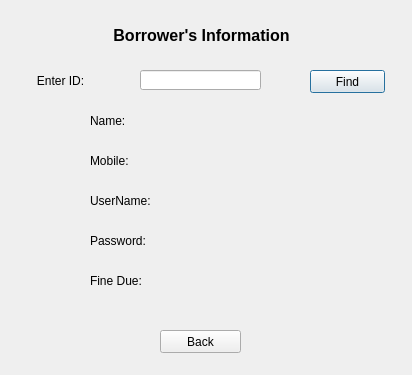
<?xml version="1.0" encoding="UTF-8"?>
<ui version="4.0">
 <class>BorrowerInfo</class>
 <widget class="QDialog" name="BorrowerInfo">
  <property name="geometry">
   <rect>
    <x>0</x>
    <y>0</y>
    <width>412</width>
    <height>375</height>
   </rect>
  </property>
  <property name="windowTitle">
   <string>Dialog</string>
  </property>
  <widget class="QLabel" name="label">
   <property name="geometry">
    <rect>
     <x>86</x>
     <y>20</y>
     <width>231</width>
     <height>31</height>
    </rect>
   </property>
   <property name="font">
    <font>
     <pointsize>12</pointsize>
     <weight>75</weight>
     <bold>true</bold>
    </font>
   </property>
   <property name="text">
    <string>Borrower's Information</string>
   </property>
   <property name="alignment">
    <set>Qt::AlignCenter</set>
   </property>
  </widget>
  <widget class="QLabel" name="label_2">
   <property name="geometry">
    <rect>
     <x>30</x>
     <y>70</y>
     <width>61</width>
     <height>21</height>
    </rect>
   </property>
   <property name="text">
    <string>Enter ID:</string>
   </property>
   <property name="alignment">
    <set>Qt::AlignCenter</set>
   </property>
  </widget>
  <widget class="QLineEdit" name="id">
   <property name="geometry">
    <rect>
     <x>140</x>
     <y>70</y>
     <width>121</width>
     <height>20</height>
    </rect>
   </property>
  </widget>
  <widget class="QPushButton" name="find">
   <property name="geometry">
    <rect>
     <x>310</x>
     <y>70</y>
     <width>75</width>
     <height>23</height>
    </rect>
   </property>
   <property name="text">
    <string>Find</string>
   </property>
  </widget>
  <widget class="QLabel" name="label_3">
   <property name="geometry">
    <rect>
     <x>90</x>
     <y>110</y>
     <width>61</width>
     <height>21</height>
    </rect>
   </property>
   <property name="text">
    <string>Name:</string>
   </property>
  </widget>
  <widget class="QLabel" name="label_4">
   <property name="geometry">
    <rect>
     <x>90</x>
     <y>150</y>
     <width>61</width>
     <height>21</height>
    </rect>
   </property>
   <property name="text">
    <string>Mobile:</string>
   </property>
  </widget>
  <widget class="QLabel" name="label_5">
   <property name="geometry">
    <rect>
     <x>90</x>
     <y>190</y>
     <width>61</width>
     <height>21</height>
    </rect>
   </property>
   <property name="text">
    <string>UserName:</string>
   </property>
  </widget>
  <widget class="QLabel" name="label_6">
   <property name="geometry">
    <rect>
     <x>90</x>
     <y>230</y>
     <width>61</width>
     <height>21</height>
    </rect>
   </property>
   <property name="text">
    <string>Password:</string>
   </property>
  </widget>
  <widget class="QLabel" name="name">
   <property name="geometry">
    <rect>
     <x>180</x>
     <y>112</y>
     <width>131</width>
     <height>21</height>
    </rect>
   </property>
   <property name="text">
    <string/>
   </property>
  </widget>
  <widget class="QLabel" name="mob">
   <property name="geometry">
    <rect>
     <x>180</x>
     <y>150</y>
     <width>131</width>
     <height>21</height>
    </rect>
   </property>
   <property name="text">
    <string/>
   </property>
  </widget>
  <widget class="QLabel" name="user">
   <property name="geometry">
    <rect>
     <x>180</x>
     <y>190</y>
     <width>131</width>
     <height>21</height>
    </rect>
   </property>
   <property name="text">
    <string/>
   </property>
  </widget>
  <widget class="QLabel" name="pass">
   <property name="geometry">
    <rect>
     <x>180</x>
     <y>230</y>
     <width>131</width>
     <height>21</height>
    </rect>
   </property>
   <property name="text">
    <string/>
   </property>
  </widget>
  <widget class="QLabel" name="label_7">
   <property name="geometry">
    <rect>
     <x>90</x>
     <y>270</y>
     <width>61</width>
     <height>21</height>
    </rect>
   </property>
   <property name="text">
    <string>Fine Due:</string>
   </property>
  </widget>
  <widget class="QLabel" name="fine">
   <property name="geometry">
    <rect>
     <x>180</x>
     <y>270</y>
     <width>131</width>
     <height>21</height>
    </rect>
   </property>
   <property name="text">
    <string/>
   </property>
  </widget>
  <widget class="QPushButton" name="back">
   <property name="geometry">
    <rect>
     <x>160</x>
     <y>330</y>
     <width>81</width>
     <height>23</height>
    </rect>
   </property>
   <property name="text">
    <string>Back</string>
   </property>
  </widget>
  <widget class="QLabel" name="text">
   <property name="geometry">
    <rect>
     <x>146</x>
     <y>300</y>
     <width>111</width>
     <height>21</height>
    </rect>
   </property>
   <property name="text">
    <string/>
   </property>
   <property name="alignment">
    <set>Qt::AlignCenter</set>
   </property>
  </widget>
 </widget>
 <resources/>
 <connections/>
</ui>
